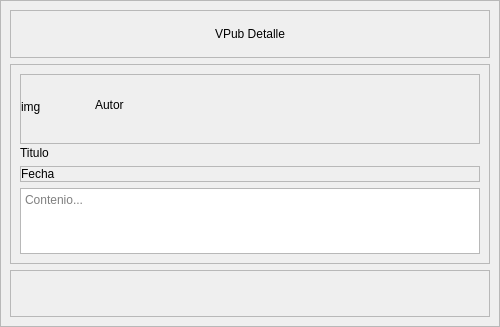
<?xml version="1.0" encoding="UTF-8"?>
<ui version="4.0">
 <class>VPubDetalle</class>
 <widget class="QMainWindow" name="VPubDetalle">
  <property name="geometry">
   <rect>
    <x>0</x>
    <y>0</y>
    <width>500</width>
    <height>327</height>
   </rect>
  </property>
  <property name="minimumSize">
   <size>
    <width>500</width>
    <height>0</height>
   </size>
  </property>
  <property name="maximumSize">
   <size>
    <width>500</width>
    <height>500</height>
   </size>
  </property>
  <property name="windowTitle">
   <string>MainWindow</string>
  </property>
  <widget class="QWidget" name="centralwidget">
   <property name="maximumSize">
    <size>
     <width>16777215</width>
     <height>16777215</height>
    </size>
   </property>
   <layout class="QVBoxLayout" name="verticalLayout">
    <property name="spacing">
     <number>0</number>
    </property>
    <property name="leftMargin">
     <number>0</number>
    </property>
    <property name="topMargin">
     <number>0</number>
    </property>
    <property name="rightMargin">
     <number>0</number>
    </property>
    <property name="bottomMargin">
     <number>0</number>
    </property>
    <item>
     <widget class="QFrame" name="frame">
      <property name="frameShape">
       <enum>QFrame::StyledPanel</enum>
      </property>
      <property name="frameShadow">
       <enum>QFrame::Raised</enum>
      </property>
      <layout class="QVBoxLayout" name="verticalLayout_2">
       <item>
        <widget class="QFrame" name="frame_4">
         <property name="maximumSize">
          <size>
           <width>16777215</width>
           <height>50</height>
          </size>
         </property>
         <property name="frameShape">
          <enum>QFrame::StyledPanel</enum>
         </property>
         <property name="frameShadow">
          <enum>QFrame::Raised</enum>
         </property>
         <layout class="QHBoxLayout" name="horizontalLayout">
          <item alignment="Qt::AlignHCenter">
           <widget class="QLabel" name="label">
            <property name="styleSheet">
             <string notr="true">font: 700 20pt &quot;Inter&quot;;</string>
            </property>
            <property name="text">
             <string>VPub Detalle</string>
            </property>
           </widget>
          </item>
         </layout>
        </widget>
       </item>
       <item>
        <widget class="QFrame" name="frame_3">
         <property name="maximumSize">
          <size>
           <width>16777215</width>
           <height>200</height>
          </size>
         </property>
         <property name="frameShape">
          <enum>QFrame::StyledPanel</enum>
         </property>
         <property name="frameShadow">
          <enum>QFrame::Raised</enum>
         </property>
         <layout class="QVBoxLayout" name="verticalLayout_3">
          <item>
           <widget class="QFrame" name="frame_2">
            <property name="minimumSize">
             <size>
              <width>0</width>
              <height>70</height>
             </size>
            </property>
            <property name="maximumSize">
             <size>
              <width>16777215</width>
              <height>128</height>
             </size>
            </property>
            <property name="frameShape">
             <enum>QFrame::StyledPanel</enum>
            </property>
            <property name="frameShadow">
             <enum>QFrame::Raised</enum>
            </property>
            <layout class="QHBoxLayout" name="horizontalLayout_4">
             <property name="spacing">
              <number>10</number>
             </property>
             <property name="leftMargin">
              <number>0</number>
             </property>
             <property name="topMargin">
              <number>0</number>
             </property>
             <property name="rightMargin">
              <number>0</number>
             </property>
             <item alignment="Qt::AlignLeft|Qt::AlignVCenter">
              <widget class="QLabel" name="label_avatar">
               <property name="minimumSize">
                <size>
                 <width>64</width>
                 <height>64</height>
                </size>
               </property>
               <property name="text">
                <string>img</string>
               </property>
              </widget>
             </item>
             <item>
              <widget class="QLabel" name="label_autor">
               <property name="styleSheet">
                <string notr="true">font: 700 14pt &quot;Inter&quot;;</string>
               </property>
               <property name="text">
                <string>Autor</string>
               </property>
              </widget>
             </item>
             <item>
              <spacer name="horizontalSpacer">
               <property name="orientation">
                <enum>Qt::Horizontal</enum>
               </property>
               <property name="sizeHint" stdset="0">
                <size>
                 <width>40</width>
                 <height>20</height>
                </size>
               </property>
              </spacer>
             </item>
            </layout>
           </widget>
          </item>
          <item>
           <widget class="QLabel" name="label_titulo">
            <property name="styleSheet">
             <string notr="true">font: 12pt &quot;Inter&quot;;</string>
            </property>
            <property name="text">
             <string>Titulo</string>
            </property>
           </widget>
          </item>
          <item>
           <widget class="QFrame" name="frame_5">
            <property name="maximumSize">
             <size>
              <width>16777215</width>
              <height>50</height>
             </size>
            </property>
            <property name="frameShape">
             <enum>QFrame::StyledPanel</enum>
            </property>
            <property name="frameShadow">
             <enum>QFrame::Raised</enum>
            </property>
            <layout class="QHBoxLayout" name="horizontalLayout_2">
             <property name="spacing">
              <number>0</number>
             </property>
             <property name="leftMargin">
              <number>0</number>
             </property>
             <property name="topMargin">
              <number>0</number>
             </property>
             <property name="rightMargin">
              <number>0</number>
             </property>
             <property name="bottomMargin">
              <number>0</number>
             </property>
             <item alignment="Qt::AlignLeft">
              <widget class="QLabel" name="label_fecha_modificacion">
               <property name="styleSheet">
                <string notr="true">font: 10pt &quot;Inter&quot;;</string>
               </property>
               <property name="text">
                <string>Fecha</string>
               </property>
              </widget>
             </item>
            </layout>
           </widget>
          </item>
          <item>
           <widget class="QTextEdit" name="textArea_contenido">
            <property name="enabled">
             <bool>true</bool>
            </property>
            <property name="maximumSize">
             <size>
              <width>16777215</width>
              <height>100</height>
             </size>
            </property>
            <property name="styleSheet">
             <string notr="true">font: 10pt &quot;Inter&quot;;</string>
            </property>
            <property name="readOnly">
             <bool>true</bool>
            </property>
            <property name="placeholderText">
             <string>Contenio...</string>
            </property>
           </widget>
          </item>
         </layout>
        </widget>
       </item>
       <item>
        <widget class="QFrame" name="frame_imagen">
         <property name="frameShape">
          <enum>QFrame::StyledPanel</enum>
         </property>
         <property name="frameShadow">
          <enum>QFrame::Raised</enum>
         </property>
         <layout class="QHBoxLayout" name="horizontalLayout_3">
          <item alignment="Qt::AlignHCenter|Qt::AlignVCenter">
           <widget class="QLabel" name="label_imagen">
            <property name="minimumSize">
             <size>
              <width>0</width>
              <height>0</height>
             </size>
            </property>
            <property name="text">
             <string/>
            </property>
           </widget>
          </item>
         </layout>
        </widget>
       </item>
      </layout>
     </widget>
    </item>
   </layout>
  </widget>
 </widget>
 <resources/>
 <connections/>
</ui>
